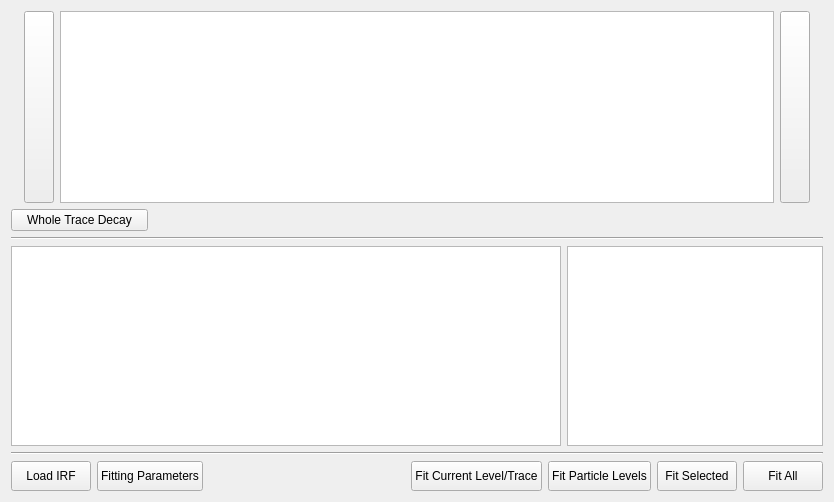
       <widget class="QWidget" name="tabLifetime">
        <property name="autoFillBackground">
         <bool>true</bool>
        </property>
        <attribute name="icon">
         <iconset>
          <normaloff>icons/008-stopclock-new.png</normaloff>icons/008-stopclock-new.png</iconset>
        </attribute>
        <attribute name="title">
         <string>Lifetime</string>
        </attribute>
        <layout class="QGridLayout" name="gridLayout_2">
         <item row="0" column="0">
          <layout class="QHBoxLayout" name="horizontalLayout_5">
           <item>
            <spacer name="horizontalSpacer_6">
             <property name="orientation">
              <enum>Qt::Horizontal</enum>
             </property>
             <property name="sizeType">
              <enum>QSizePolicy::Preferred</enum>
             </property>
             <property name="sizeHint" stdset="0">
              <size>
               <width>13</width>
               <height>20</height>
              </size>
             </property>
            </spacer>
           </item>
           <item>
            <widget class="QPushButton" name="btnPrevLevel">
             <property name="sizePolicy">
              <sizepolicy hsizetype="Fixed" vsizetype="Expanding">
               <horstretch>0</horstretch>
               <verstretch>0</verstretch>
              </sizepolicy>
             </property>
             <property name="minimumSize">
              <size>
               <width>0</width>
               <height>100</height>
              </size>
             </property>
             <property name="maximumSize">
              <size>
               <width>30</width>
               <height>200</height>
              </size>
             </property>
             <property name="text">
              <string/>
             </property>
             <property name="icon">
              <iconset>
               <normaloff>icons/002-arrowhead-thin-outline-to-the-left.png</normaloff>icons/002-arrowhead-thin-outline-to-the-left.png</iconset>
             </property>
             <property name="iconSize">
              <size>
               <width>25</width>
               <height>25</height>
              </size>
             </property>
            </widget>
           </item>
           <item>
            <widget class="PlotWidget" name="pgLifetime_Int">
             <property name="sizePolicy">
              <sizepolicy hsizetype="Expanding" vsizetype="Fixed">
               <horstretch>0</horstretch>
               <verstretch>0</verstretch>
              </sizepolicy>
             </property>
             <property name="maximumSize">
              <size>
               <width>16777215</width>
               <height>200</height>
              </size>
             </property>
             <property name="renderHints">
              <set>QPainter::HighQualityAntialiasing|QPainter::TextAntialiasing</set>
             </property>
            </widget>
           </item>
           <item>
            <widget class="QPushButton" name="btnNextLevel">
             <property name="sizePolicy">
              <sizepolicy hsizetype="Fixed" vsizetype="Fixed">
               <horstretch>0</horstretch>
               <verstretch>0</verstretch>
              </sizepolicy>
             </property>
             <property name="minimumSize">
              <size>
               <width>0</width>
               <height>100</height>
              </size>
             </property>
             <property name="maximumSize">
              <size>
               <width>30</width>
               <height>200</height>
              </size>
             </property>
             <property name="text">
              <string/>
             </property>
             <property name="icon">
              <iconset>
               <normaloff>icons/003-arrow-point-to-right.png</normaloff>icons/003-arrow-point-to-right.png</iconset>
             </property>
             <property name="iconSize">
              <size>
               <width>25</width>
               <height>25</height>
              </size>
             </property>
            </widget>
           </item>
           <item>
            <spacer name="horizontalSpacer_7">
             <property name="orientation">
              <enum>Qt::Horizontal</enum>
             </property>
             <property name="sizeType">
              <enum>QSizePolicy::Preferred</enum>
             </property>
             <property name="sizeHint" stdset="0">
              <size>
               <width>13</width>
               <height>20</height>
              </size>
             </property>
            </spacer>
           </item>
          </layout>
         </item>
         <item row="10" column="0">
          <layout class="QHBoxLayout" name="horizontalLayout_3">
           <item>
            <widget class="QPushButton" name="btnLoadIRF">
             <property name="sizePolicy">
              <sizepolicy hsizetype="Fixed" vsizetype="Fixed">
               <horstretch>0</horstretch>
               <verstretch>0</verstretch>
              </sizepolicy>
             </property>
             <property name="minimumSize">
              <size>
               <width>0</width>
               <height>30</height>
              </size>
             </property>
             <property name="text">
              <string>Load IRF</string>
             </property>
             <property name="icon">
              <iconset>
               <normaloff>icons/005-folder-new.png</normaloff>icons/005-folder-new.png</iconset>
             </property>
             <property name="iconSize">
              <size>
               <width>20</width>
               <height>20</height>
              </size>
             </property>
            </widget>
           </item>
           <item>
            <widget class="QPushButton" name="btnFitParameters">
             <property name="sizePolicy">
              <sizepolicy hsizetype="Fixed" vsizetype="Fixed">
               <horstretch>0</horstretch>
               <verstretch>0</verstretch>
              </sizepolicy>
             </property>
             <property name="minimumSize">
              <size>
               <width>0</width>
               <height>30</height>
              </size>
             </property>
             <property name="text">
              <string>Fitting Parameters</string>
             </property>
             <property name="icon">
              <iconset>
               <normaloff>icons/015-settings-new.png</normaloff>icons/015-settings-new.png</iconset>
             </property>
             <property name="iconSize">
              <size>
               <width>20</width>
               <height>20</height>
              </size>
             </property>
            </widget>
           </item>
           <item>
            <spacer name="horizontalSpacer_2">
             <property name="orientation">
              <enum>Qt::Horizontal</enum>
             </property>
             <property name="sizeType">
              <enum>QSizePolicy::Expanding</enum>
             </property>
             <property name="sizeHint" stdset="0">
              <size>
               <width>40</width>
               <height>20</height>
              </size>
             </property>
            </spacer>
           </item>
           <item>
            <widget class="QPushButton" name="btnFitCurrent">
             <property name="sizePolicy">
              <sizepolicy hsizetype="Fixed" vsizetype="Fixed">
               <horstretch>0</horstretch>
               <verstretch>0</verstretch>
              </sizepolicy>
             </property>
             <property name="minimumSize">
              <size>
               <width>0</width>
               <height>30</height>
              </size>
             </property>
             <property name="text">
              <string>Fit Current Level/Trace</string>
             </property>
            </widget>
           </item>
           <item>
            <widget class="QPushButton" name="btnFit">
             <property name="sizePolicy">
              <sizepolicy hsizetype="Fixed" vsizetype="Fixed">
               <horstretch>0</horstretch>
               <verstretch>0</verstretch>
              </sizepolicy>
             </property>
             <property name="minimumSize">
              <size>
               <width>0</width>
               <height>30</height>
              </size>
             </property>
             <property name="text">
              <string>Fit Particle Levels</string>
             </property>
             <property name="icon">
              <iconset>
               <normaloff>icons/016-compass-new.png</normaloff>icons/016-compass-new.png</iconset>
             </property>
             <property name="iconSize">
              <size>
               <width>20</width>
               <height>20</height>
              </size>
             </property>
            </widget>
           </item>
           <item>
            <widget class="QPushButton" name="btnFitSelected">
             <property name="sizePolicy">
              <sizepolicy hsizetype="Fixed" vsizetype="Fixed">
               <horstretch>0</horstretch>
               <verstretch>0</verstretch>
              </sizepolicy>
             </property>
             <property name="minimumSize">
              <size>
               <width>0</width>
               <height>30</height>
              </size>
             </property>
             <property name="text">
              <string>Fit Selected</string>
             </property>
             <property name="icon">
              <iconset>
               <normaloff>icons/016-compass-select-new.png</normaloff>icons/016-compass-select-new.png</iconset>
             </property>
             <property name="iconSize">
              <size>
               <width>20</width>
               <height>20</height>
              </size>
             </property>
            </widget>
           </item>
           <item>
            <widget class="QPushButton" name="btnFitAll">
             <property name="sizePolicy">
              <sizepolicy hsizetype="Fixed" vsizetype="Fixed">
               <horstretch>0</horstretch>
               <verstretch>0</verstretch>
              </sizepolicy>
             </property>
             <property name="minimumSize">
              <size>
               <width>0</width>
               <height>30</height>
              </size>
             </property>
             <property name="text">
              <string>Fit All</string>
             </property>
             <property name="icon">
              <iconset>
               <normaloff>icons/016-compass-multi.png</normaloff>icons/016-compass-multi.png</iconset>
             </property>
             <property name="iconSize">
              <size>
               <width>20</width>
               <height>20</height>
              </size>
             </property>
            </widget>
           </item>
          </layout>
         </item>
         <item row="4" column="0" rowspan="3">
          <layout class="QHBoxLayout" name="horizontalLayout_9">
           <property name="sizeConstraint">
            <enum>QLayout::SetMinimumSize</enum>
           </property>
           <item>
            <widget class="PlotWidget" name="pgLifetime">
             <property name="minimumSize">
              <size>
               <width>550</width>
               <height>200</height>
              </size>
             </property>
             <property name="renderHints">
              <set>QPainter::HighQualityAntialiasing|QPainter::TextAntialiasing</set>
             </property>
            </widget>
           </item>
           <item>
            <widget class="QTextBrowser" name="textBrowser">
             <property name="sizePolicy">
              <sizepolicy hsizetype="Expanding" vsizetype="Expanding">
               <horstretch>0</horstretch>
               <verstretch>0</verstretch>
              </sizepolicy>
             </property>
            </widget>
           </item>
          </layout>
         </item>
         <item row="2" column="0">
          <widget class="Line" name="line">
           <property name="sizePolicy">
            <sizepolicy hsizetype="Expanding" vsizetype="Fixed">
             <horstretch>0</horstretch>
             <verstretch>0</verstretch>
            </sizepolicy>
           </property>
           <property name="frameShadow">
            <enum>QFrame::Sunken</enum>
           </property>
           <property name="orientation">
            <enum>Qt::Horizontal</enum>
           </property>
          </widget>
         </item>
         <item row="8" column="0">
          <widget class="Line" name="line_3">
           <property name="sizePolicy">
            <sizepolicy hsizetype="Expanding" vsizetype="Fixed">
             <horstretch>0</horstretch>
             <verstretch>0</verstretch>
            </sizepolicy>
           </property>
           <property name="orientation">
            <enum>Qt::Horizontal</enum>
           </property>
          </widget>
         </item>
         <item row="1" column="0">
          <widget class="QPushButton" name="btnWholeTrace">
           <property name="sizePolicy">
            <sizepolicy hsizetype="Minimum" vsizetype="Fixed">
             <horstretch>0</horstretch>
             <verstretch>0</verstretch>
            </sizepolicy>
           </property>
           <property name="maximumSize">
            <size>
             <width>137</width>
             <height>27</height>
            </size>
           </property>
           <property name="text">
            <string>Whole Trace Decay</string>
           </property>
          </widget>
         </item>
        </layout>
       </widget>
